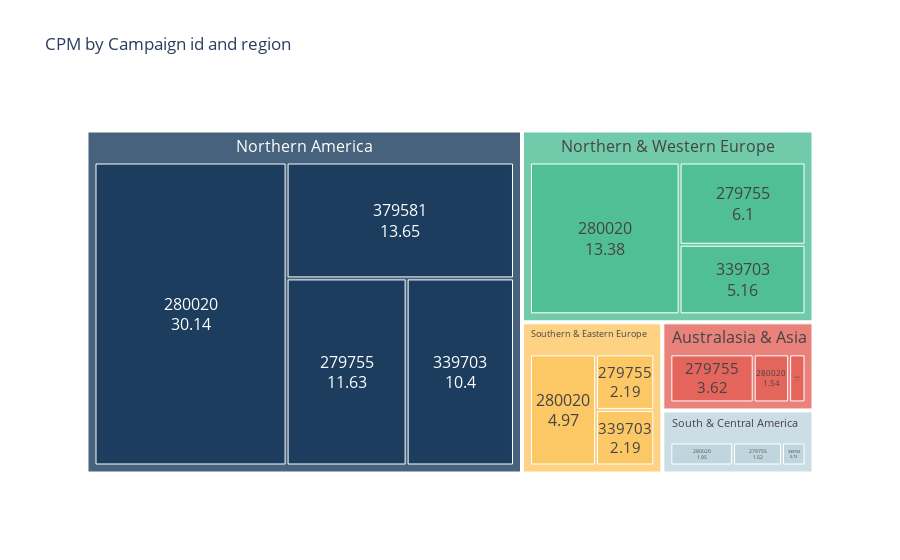

Notebook cell for this chart:
### Code cell
fig = px.treemap(CPM, path = ['sub_region','campaign_id'],values = 'CPM',
                    color_discrete_sequence=['#1c3d5e','#50bf97','#fcc866','#e3655b','#c0d6df'],
                    title = 'CPM by Campaign id and region')
fig.update_traces(textposition='middle center', textinfo = "label+value",selector=dict(type='treemap'),textfont_size=16)

### Figure 1 — Plotly figure (JSON) as saved in the notebook; plotly's stock layout.template omitted (floating-point values rounded to 4 significant figures)
{"data": [{"branchvalues": "total", "domain": {"x": [0, 1], "y": [0, 1]}, "hoverlabel": {"namelength": 0}, "hovertemplate": "labels=%{label}<br>CPM=%{value}<br>parent=%{parent}<br>id=%{id}", "ids": ["Australasia & Asia/279755", "Northern & Western Europe/279755", "Northern America/279755", "South & Central America/279755", "Southern & Eastern Europe/279755", "Australasia & Asia/280020", "Northern & Western Europe/280020", "Northern America/280020", "South & Central America/280020", "Southern & Eastern Europe/280020", "Australasia & Asia/339703", "Northern & Western Europe/339703", "Northern America/339703", "South & Central America/339703", "Southern & Eastern Europe/339703", "Northern America/379581", "Australasia & Asia", "Northern & Western Europe", "Northern America", "South & Central America", "Southern & Eastern Europe"], "labels": ["279755", "279755", "279755", "279755", "279755", "280020", "280020", "280020", "280020", "280020", "339703", "339703", "339703", "339703", "339703", "379581", "Australasia & Asia", "Northern & Western Europe", "Northern America", "South & Central America", "Southern & Eastern Europe"], "name": "", "parents": ["Australasia & Asia", "Northern & Western Europe", "Northern America", "South & Central America", "Southern & Eastern Europe", "Australasia & Asia", "Northern & Western Europe", "Northern America", "South & Central America", "Southern & Eastern Europe", "Australasia & Asia", "Northern & Western Europe", "Northern America", "South & Central America", "Southern & Eastern Europe", "Northern America", "", "", "", "", ""], "textfont": {"size": 16}, "textinfo": "label+value", "textposition": "middle center", "type": "treemap", "values": [3.62, 6.1, 11.63, 1.52, 2.19, 1.54, 13.38, 30.14, 1.95, 4.97, 0.71, 5.16, 10.4, 0.73, 2.19, 13.65, 5.87, 24.64, 65.82, 4.2, 9.35]}], "layout": {"legend": {"tracegroupgap": 0}, "title": {"text": "CPM by Campaign id and region"}, "treemapcolorway": ["#1c3d5e", "#50bf97", "#fcc866", "#e3655b", "#c0d6df"]}}
